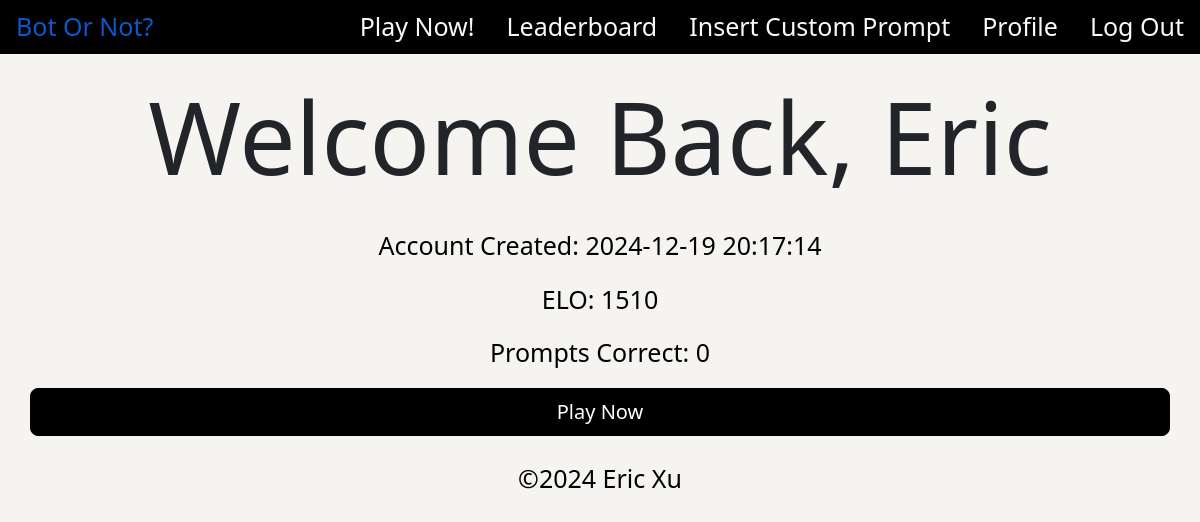
The app's page /landing (signed in), older data.
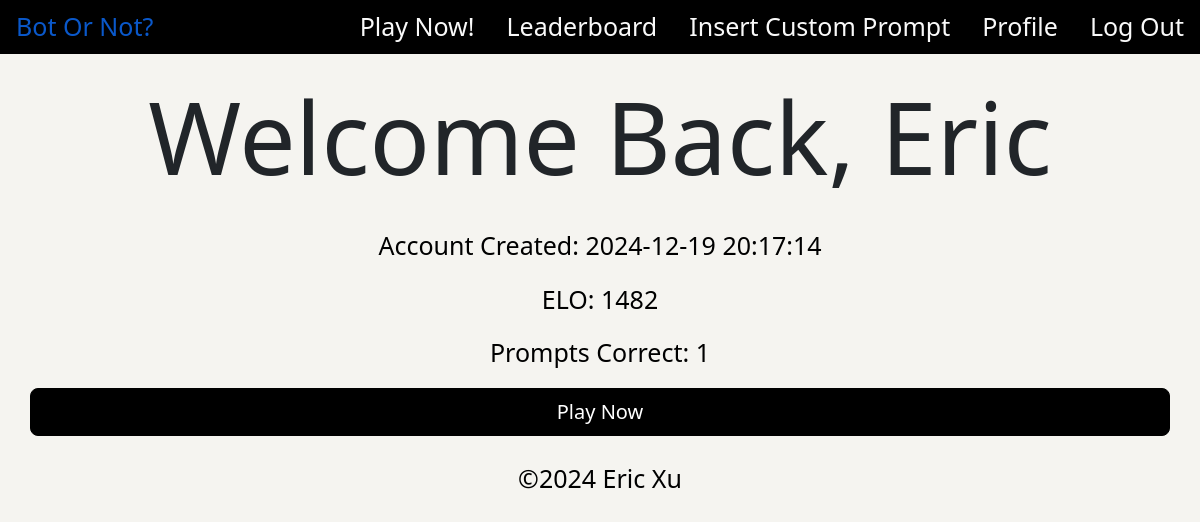
The same page, newer data.
### tables this page shows
CREATE TABLE users (
    id INTEGER PRIMARY KEY AUTOINCREMENT,
    created TIMESTAMP NOT NULL DEFAULT CURRENT_TIMESTAMP,
    username TEXT NOT NULL,
    password TEXT NOT NULL,
    elo INTEGER NOT NULL DEFAULT 1500,
    questionsCorrect INTEGER NOT NULL DEFAULT 0
);

### flask_app.py (the view)
@app.route("/landing", methods=["GET", "POST"])
def landing():
    if "user_id" not in session:
        return redirect("/login")
    user_id = session["user_id"]
    conn = get_db_connection()
    user = conn.execute("SELECT * FROM users WHERE id = ?", (user_id,)).fetchone()
    conn.close()
    return render_template("landing.html", user=user)

### helpers.py (called while the page is built)
def get_db_connection():
    conn = sqlite3.connect('site.db')
    conn.row_factory = sqlite3.Row
    return conn

### templates/landing.html (shortened to what this page needs)
{% extends "base.html" %}
{% block main %}
<div class="container">
    <div class="text-center row">
        <h1 class="game-padding title">Welcome Back, {{ user['username'] }}</h1>
    </div>
    <div class="text-center row">
        <div class="col">
            <p class="game-text">Account Created: {{ user['created'] }}</p>
            <p class="game-text">ELO: {{ user['elo'] }}</p>
            <p class="game-text">Prompts Correct: {{ user['questionsCorrect'] }}</p>
        </div>
        <a class="btn btn-primary btn-lg" type="button" role="button" href="/game">Play Now</a>
    </div>
</div>
{% endblock %}

### templates/base.html (shortened to what this page needs)
<!DOCTYPE html>
<html lang="en">
<head>
    <link href="https://cdn.jsdelivr.net/npm/bootstrap@5.3.3/dist/css/bootstrap.min.css" rel="stylesheet"
>
    <link href="/static/styles.css" rel="stylesheet">
</head>
<body class="container-fluid">
    <div class="container-fluid navigation-bar">
        {% if session["user_id"] %}
        <nav class="nav">
            <div>
                <a class="nav-link navigation-bar" href="/">Bot Or Not?</a>
            </div>
            <div class="ms-auto">
                <a class="nav-link navigation-bar navbar-right" href="/logout">Log Out</a>
                <a class="nav-link navigation-bar navbar-right" href="/landing">Profile</a>
                <a class="nav-link navigation-bar navbar-right" href="/insert">Insert Custom Prompt</a>
                <a class="nav-link navigation-bar navbar-right" href="/leaderboard">Leaderboard</a>
                <a class="nav-link navigation-bar navbar-right" href="/game">Play Now!</a>
            </div>
        </nav>
        {% endif %}
    </div>
    <main class="container-fluid text-center">
        {% block main %}{% endblock %}
    </main>
    <footer class=" text-center game-text game-padding">
        ©2024 Eric Xu
    </footer>
</body>
</html>

### static/styles.css (style rules this page uses)
.container-fluid { width: 100%; max-width: none; padding-left: 0; padding-right: 0; background-color: #f5f4f0; }
.title { font-size: 100px !important; }
.btn, .btn-primary { background-color: #000000 !important; border-color: #000000 !important; }
.navigation-bar { background-color: #000000; color: #f9f9f9; font-size: 25px; }
.navbar-right { float: right; }
.game-text { color: #000000; font-size: 25px; }
.game-padding { padding-left: 2%; padding-right: 2%; padding-top: 2%; padding-bottom: 2%; }

Row changes from the older to the newer data that the page shows:
changed users "Eric": elo "1510" → "1482"; questionsCorrect "0" → "1"
